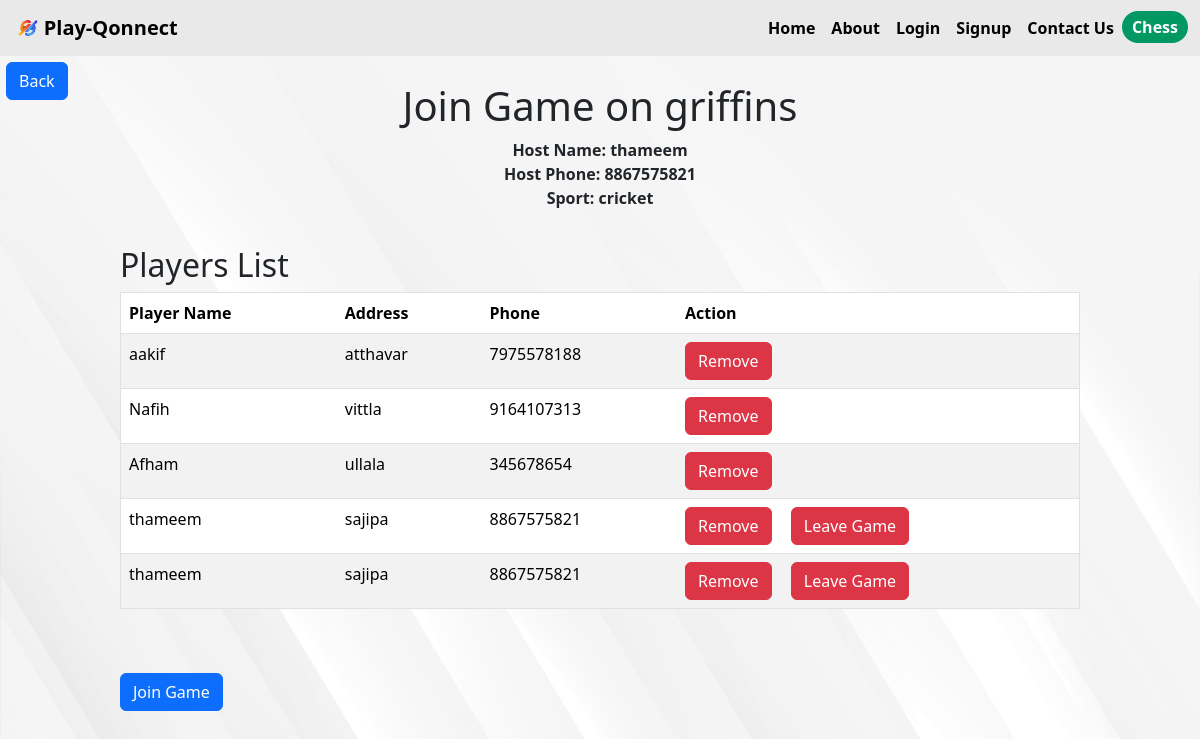
The page /turf/2/join_game/3 (signed in) on the database its author committed.
### app.py (models this page shows)
class Turf(db.Model):
    id = db.Column(db.Integer, primary_key=True)
    turf_name = db.Column(db.String(255), nullable=False)
    turf_location = db.Column(db.String(255), nullable=False)
    turf_phone = db.Column(db.Integer, nullable=True)
    __table_args__ = (
        CheckConstraint('LENGTH(CAST(turf_phone AS TEXT)) = 10', name='valid_phone_length'),
    )
    games = db.relationship('Game', backref='turf', lazy=True)
    reviews = db.relationship('TurfReview', backref='turf', lazy=True)

class Game(db.Model):
    id = db.Column(db.Integer, primary_key=True)
    turf_id = db.Column(db.Integer, db.ForeignKey('turf.id'), nullable=False)
    host_name = db.Column(db.String(255), nullable=False)
    host_phone = db.Column(db.Integer, nullable=True)
    game_time = db.Column(db.DateTime, nullable=False)
    sports = db.Column(db.String(50), nullable=False)
    players = db.relationship('Player', backref='game', lazy=True)

class Player(db.Model):
    id = db.Column(db.Integer, primary_key=True)
    game_id = db.Column(db.Integer, db.ForeignKey('game.id'), nullable=False)
    player_name = db.Column(db.String(255), nullable=False)
    player_address = db.Column(db.String(255), nullable=False)
    player_phone = db.Column(db.String(15), nullable=True)

### app.py (the view, shortened to what this page needs)
@app.route('/turf/<int:turf_id>/join_game/<int:game_id>', methods=['GET', 'POST'])
@login_required
def join_game(turf_id, game_id):
    turf = Turf.query.get_or_404(turf_id)
    game = Game.query.get_or_404(game_id)
    return render_template('join_game.html', turf=turf, game=game)

### app.py (called while the page is built)
@login_manager.user_loader
def load_user(user_id):
    return User.query.get(int(user_id))

### templates/join_game.html (shortened to what this page needs)
{% extends 'layout.html' %} {% block title %} Join Game {% endblock title %} {%
block body %}
<a
  class="btn btn-primary"
  style="margin: 0.5%"
  href="{{ url_for('turf_detail',turf_id=turf.id) }}"
>
  Back
</a>
<div class="turfhead" style="margin: -2%">
  <h1>Join Game on {{ turf.turf_name }}</h1>
  <p style="font-weight: bold">
    Host Name: {{game.host_name}}
    <br />
    Host Phone: {{ game.host_phone }}
    <br />
    Sport: {{game.sports}}
  </p>
</div>
<div class="turftab">
  <h2>Players List</h2>
  <table border="1" class="table table-striped">
    <thead>
      <tr>
        <th>Player Name</th>
        <th>Address</th>
        <th>Phone</th>
        <th>Action</th>
      </tr>
    </thead>
    <tbody>
      {% for player in game.players %}
      <tr>
        <td>{{ player.player_name }}</td>
        <td>{{ player.player_address }}</td>
        <td>{{ player.player_phone }}</td>
        <td>
          <div style="display: flex; gap: 5%">
            {% if current_user.username == game.host_name %}
            <form
              method="POST"
              action="{{ url_for('remove_player', player_id=player.id) }}"
              style="display: inline"
            >
              <button type="submit" class="btn btn-danger">Remove</button>
            </form>
            {% endif %} {% if player.player_name == current_user.username %}
            <form
              method="POST"
              action="{{ url_for('leave_game', turf_id=turf.id, game_id=game.id) }}"
            >
              <button class="btn btn-danger" type="submit">Leave Game</button>
            </form>
            {% endif %}
          </div>
        </td>
      </tr>
      {% endfor %}
    </tbody>
  </table>
  <br />
  <br />
  <button
    class="btn btn-primary"
    id="toggleJoinGameFormBtn"
    onclick="toggleJoinGameForm()"
  >
    Join Game
  </button>
  <br />
  <br />
</div>
{% endblock body %}

### static/css/style.css (style rules this page uses)
html, body { overflow-x: hidden; }
body { background-image: url(../img/17580.jpg); background-size: 100% 180%; background-repeat: no-repeat; object-fit: cover; scroll-behavior: smooth; }
.turftab { width: 80%; margin: auto; margin-top: 5%; }
.turfhead { text-align: center; }

### rows shown on the page
Turf: turf_name "griffins"
Game: host_name "thameem", host_phone "8867575821", sports "cricket"
Player: player_name "aakif", player_address "atthavar", player_phone "7975578188"
Player: player_name "Nafih", player_address "vittla", player_phone "9164107313"
Player: player_name "Afham", player_address "ullala", player_phone "345678654"
Player: player_name "thameem", player_address "sajipa", player_phone "8867575821"
Player: player_name "thameem", player_address "sajipa", player_phone "8867575821"
